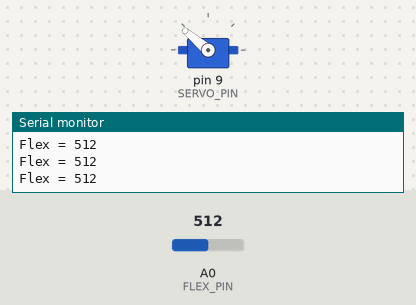
The sketch below on a simulated Arduino Uno, built with avr-gcc and run on an emulated ATmega328P. Shown: servo, the last lines printed to the serial monitor. The inputs (shaded band) are chosen by the test bench; at power-on: A0 (FLEX_PIN) = 512.

Above: at 1.2 s.
1.3 s: A0 (FLEX_PIN) set to 313
2.8 s: A0 (FLEX_PIN) set to 282
At 3.2 s:
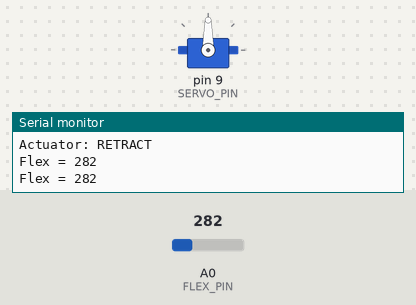
4.4 s: A0 (FLEX_PIN) set to 306
At 4.8 s:
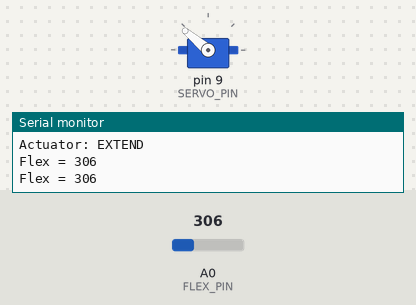
5.9 s: A0 (FLEX_PIN) set to 290
At 6.3 s:
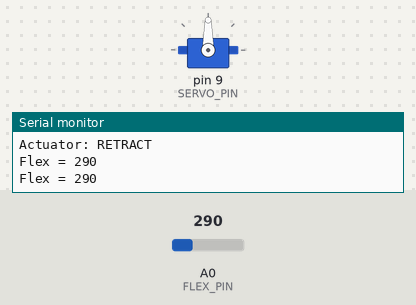
Timing chart, 0 to 8.4 s (numbered marks = the images above; inputs shaded):
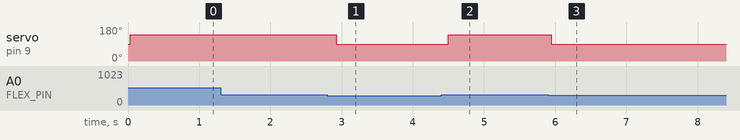

Measured:
- the behaviour switches between 301 and 300 on A0 (FLEX_PIN) (found by bisection; images 0 and 1)
- after the input at 2.8 s, servo on pin 9 (SERVO_PIN): 140° → 90° after 0.12 s
- after the input at 4.4 s, servo on pin 9 (SERVO_PIN): 90° → 140° after 0.10 s
- after the input at 5.9 s, servo on pin 9 (SERVO_PIN): 140° → 90° after 0.05 s

The sketch:

flexmovingservoV1.ino
```cpp
#include <Servo.h>

const byte FLEX_PIN  = A0;   // Analog pin
const byte SERVO_PIN = 9;    // PWM pin for servo signal

const int  THRESHOLD = 300;  // Flex ADC limit to trigger actuator
const byte SAMPLES   = 10;   // Moving-average window

// Servo angles (tune for your actuator)
const int RETRACT_ANGLE = 90;   // upright / rest
const int EXTEND_ANGLE  = 140;  // push posture

Servo actuator;
bool isExtended = false;

void setup() {
  Serial.begin(9600);
  actuator.attach(SERVO_PIN);
  actuator.write(RETRACT_ANGLE);     // Start retracted
}

void loop() {
  // ── Smooth the flex reading ──
  long sum = 0;
  for (byte i = 0; i < SAMPLES; i++) {
    sum += analogRead(FLEX_PIN);
    delay(3);                       // 3 ms between samples
  }
  int flexAvg = sum / SAMPLES;

  Serial.print("Flex = ");
  Serial.println(flexAvg);

  // ── Decide actuator position ──
  if (flexAvg > THRESHOLD && !isExtended) {
    actuator.write(EXTEND_ANGLE);
    isExtended = true;
    Serial.println("Actuator: EXTEND");
  }
  else if (flexAvg <= THRESHOLD && isExtended) {
    actuator.write(RETRACT_ANGLE);
    isExtended = false;
    Serial.println("Actuator: RETRACT");
  }

  delay(100);                       // main loop ≈10 Hz
}
```
